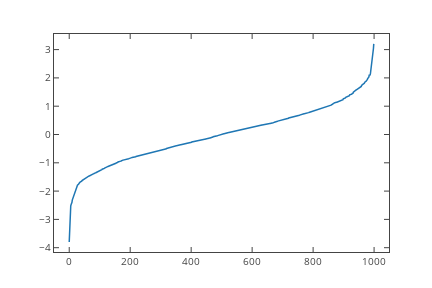

Notebook code cell kept with this figure:
### Code cell
#to make a plotly version
plt.plot(x)
fig = plt.gcf() #get a current reference to the plot
fig = plotly.tools.mpl_to_plotly(fig) #convert from matplotlib to plotly

pyo.iplot(fig, filename='mplexample')
#py.iplot(fig, filename='mplexample') ### requires login

### Figure 1 — Plotly figure (JSON) as saved in the notebook; plotly's stock layout.template omitted (floating-point values rounded to 4 significant figures; data arrays with more than 128 entries replaced by an {"elided": "..."} marker saying what was removed)
{"data": [{"line": {"color": "rgba (31, 119, 180, 1)", "dash": "solid", "width": 1.5}, "mode": "lines", "name": "_line0", "type": "scatter", "uid": "91a48c3b-bdfd-4d01-9dd2-f82a8549744d", "x": {"elided": "1000 int values"}, "xaxis": "x", "y": {"elided": "1000 float values"}, "yaxis": "y"}], "layout": {"autosize": false, "height": 288, "hovermode": "closest", "margin": {"b": 36, "l": 54, "pad": 0, "r": 43, "t": 34}, "showlegend": false, "width": 432, "xaxis": {"anchor": "y", "domain": [0, 1], "mirror": "ticks", "nticks": 8, "range": [-49.95, 1049.0], "showgrid": false, "showline": true, "side": "bottom", "tickfont": {"size": 10}, "ticks": "inside", "type": "linear", "zeroline": false}, "yaxis": {"anchor": "x", "domain": [0, 1], "mirror": "ticks", "nticks": 10, "range": [-4.152, 3.551], "showgrid": false, "showline": true, "side": "left", "tickfont": {"size": 10}, "ticks": "inside", "type": "linear", "zeroline": false}}}
